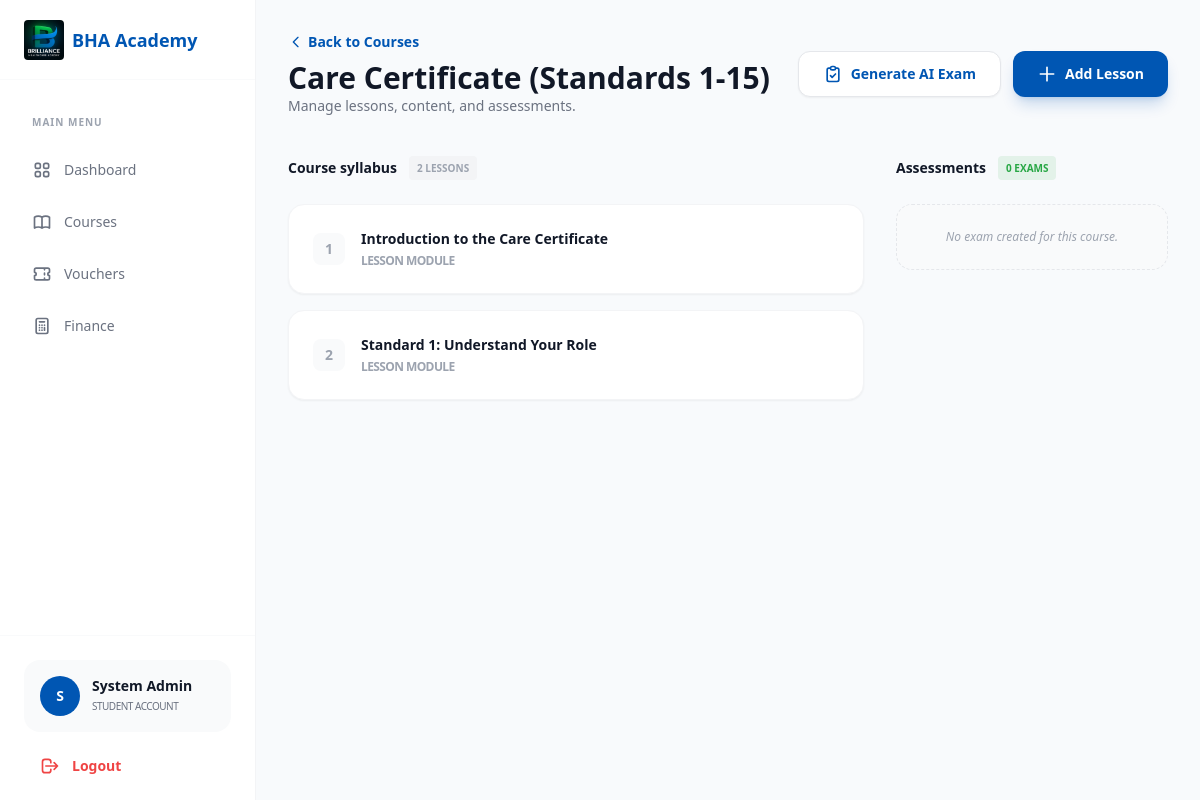
/admin/lessons.php?course_id=1 (signed in), run on the app's committed database.
### tables this page shows
CREATE TABLE IF NOT EXISTS courses (
    id INT AUTO_INCREMENT PRIMARY KEY,
    category_id INT,
    title VARCHAR(255) NOT NULL,
    slug VARCHAR(255) UNIQUE NOT NULL,
    description TEXT,
    image VARCHAR(255),
    price DECIMAL(10, 2) DEFAULT 0.00,
    certificate_price DECIMAL(10, 2) DEFAULT 0.00,
    created_at TIMESTAMP DEFAULT CURRENT_TIMESTAMP,
    FOREIGN KEY (category_id) REFERENCES categories(id) ON DELETE SET NULL
);

CREATE TABLE IF NOT EXISTS lessons (
    id INT AUTO_INCREMENT PRIMARY KEY,
    course_id INT,
    title VARCHAR(255) NOT NULL,
    content LONGTEXT,
    video_url VARCHAR(255),
    sort_order INT DEFAULT 0,
    created_at TIMESTAMP DEFAULT CURRENT_TIMESTAMP,
    FOREIGN KEY (course_id) REFERENCES courses(id) ON DELETE CASCADE
);

### admin/lessons.php (the view, shortened to what this page needs)
<?php
require_once '../includes/auth.php';
$course_id = $_GET['course_id'] ?? null;
$stmt = $pdo->prepare("SELECT * FROM courses WHERE id = ?");
$stmt->execute([$course_id]);
$course = $stmt->fetch();
$stmt = $pdo->prepare("SELECT * FROM lessons WHERE course_id = ? ORDER BY sort_order ASC");
$stmt->execute([$course_id]);
$lessons = $stmt->fetchAll();
$stmt = $pdo->prepare("SELECT * FROM exams WHERE course_id = ?");
$stmt->execute([$course_id]);
$exams = $stmt->fetchAll();
?>
<!DOCTYPE html>
<html lang="en">
<head>
    <script src="https://cdn.tailwindcss.com"></script>
</head>
<body class="bg-[#F8FAFC] flex min-h-screen text-sm">
    <?php include '../includes/sidebar.php'; ?>
    <main class="flex-grow p-8">
        <header class="flex justify-between items-center mb-10">
            <div>
                <a href="courses.php" class="text-brandBlue font-bold flex items-center mb-2 hover:underline">
                    <svg class="w-4 h-4 mr-1" fill="none" stroke="currentColor" viewBox="0 0 24 24"><path stroke-linecap="round" stroke-linejoin="round" stroke-width="2" d="M15 19l-7-7 7-7"></path></svg>
                    Back to Courses
                </a>
                <h1 class="text-3xl font-bold text-gray-900"><?php echo $course['title']; ?></h1>
                <p class="text-gray-500">Manage lessons, content, and assessments.</p>
            </div>
            <div class="flex space-x-3">
                <button onclick="document.getElementById('examModal').classList.toggle('hidden')" class="bg-white text-brandBlue border border-gray-200 px-6 py-3 rounded-xl font-bold hover:bg-gray-50 transition shadow-sm flex items-center">
                    <svg class="w-5 h-5 mr-2" fill="none" stroke="currentColor" viewBox="0 0 24 24"><path stroke-linecap="round" stroke-linejoin="round" stroke-width="2" d="M9 5H7a2 2 0 00-2 2v12a2 2 0 002 2h10a2 2 0 002-2V7a2 2 0 00-2-2h-2M9 5a2 2 0 002 2h2a2 2 0 002-2M9 5a2 2 0 012-2h2a2 2 0 012 2m-6 9l2 2 4-4"></path></svg>
                    Generate AI Exam
                </button>
                <button onclick="document.getElementById('lessonModal').classList.toggle('hidden')" class="bg-brandBlue text-white px-6 py-3 rounded-xl font-bold hover:bg-blue-700 transition shadow-lg shadow-brandBlue/20 flex items-center">
                    <svg class="w-5 h-5 mr-2" fill="none" stroke="currentColor" viewBox="0 0 24 24"><path stroke-linecap="round" stroke-linejoin="round" stroke-width="2" d="M12 4v16m8-8H4"></path></svg>
                    Add Lesson
                </button>
            </div>
        </header>
        <div class="grid grid-cols-1 lg:grid-cols-3 gap-8">
            <div class="lg:col-span-2 space-y-4">
                <h3 class="font-bold text-gray-900 mb-6 flex items-center">
                    Course syllabus
                    <span class="ml-3 bg-gray-100 text-gray-400 px-2 py-0.5 rounded text-[10px] uppercase"><?php echo count($lessons); ?> Lessons</span>
                </h3>
                <?php foreach ($lessons as $index => $l): ?>
                    <div class="bg-white p-6 rounded-2xl border border-gray-100 shadow-sm flex items-center justify-between group hover:border-brandBlue transition">
                        <div class="flex items-center">
                            <span class="w-8 h-8 bg-gray-50 text-gray-400 rounded-lg flex items-center justify-center font-bold mr-4 shrink-0 transition group-hover:bg-brandBlue group-hover:text-white">
                                <?php echo $index + 1; ?>
                            </span>
                            <div>
                                <h4 class="font-bold text-gray-900 group-hover:text-brandBlue transition"><?php echo $l['title']; ?></h4>
                                <p class="text-xs text-gray-400 mt-1 uppercase tracking-tighter font-semibold">Lesson Module</p>
                            </div>
                        </div>
                    </div>
                <?php endforeach; ?>
            </div>
            <div class="space-y-6">
                <h3 class="font-bold text-gray-900 mb-6 flex items-center">
                    Assessments
                    <span class="ml-3 bg-brandGreen/10 text-brandGreen px-2 py-0.5 rounded text-[10px] uppercase font-bold"><?php echo count($exams); ?> Exams</span>
                </h3>
                <?php if (empty($exams)): ?>
                    <div class="bg-gray-50 p-6 rounded-2xl border border-dashed border-gray-200 text-center">
                        <p class="text-gray-400 text-xs italic">No exam created for this course.</p>
                    </div>
                <?php endif; ?>
            </div>
        </div>
    </main>
</body>
</html>

### data on the page
courses: title "Care Certificate (Standards 1-15)"
lessons: title "Introduction to the Care Certificate"
lessons: title "Standard 1: Understand Your Role"

### other printed values
substr($_SESSION['user_name'], 0, 1) "S"
$_SESSION['user_name'] "System Admin"
count($lessons) "2"
count($exams) "0"
